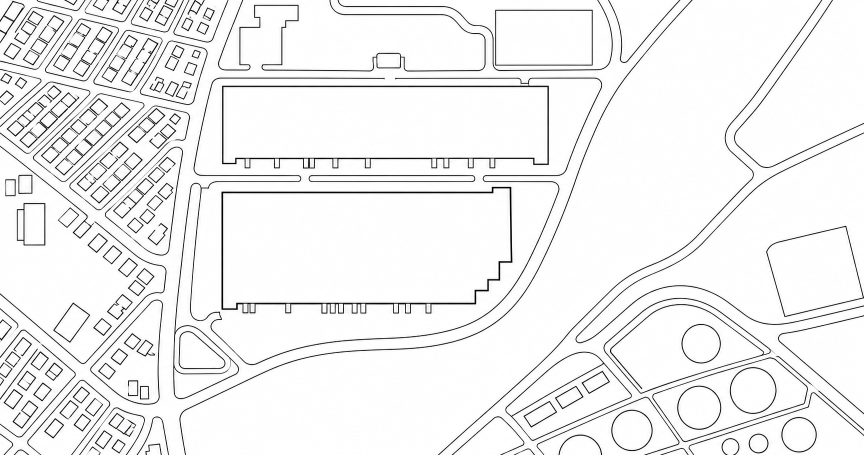
#> input picture SourceAssets/MPR/reference_v4/references/building-road-outline-20261103.png, 1728 x 910 px (shown at 1/2 size)
$ python extract_mpr_plan_context.py
#> lines starting #> are read from the running program, lines starting #| are printed output that depends on the picture; after the words box and inside, x2 and y2 are one past the last pixel; in counts of white or black regions, pixels touching at a corner belong together
### Tools/MPRWarehouse/extract_mpr_road_outline.py
"""Vectorize the user's road-boundary drawing without centreline buffering.

Requires NumPy/Pillow and the existing isolated GEOS Python. Outputs independent V5 data/diagnostics;
never edits existing site, context, CAD, Blender or Unreal sources.
"""
from pathlib import Path
import argparse,hashlib,json,math,subprocess,sys
import numpy as np
from PIL import Image,ImageDraw,ImageFont,ImageFilter
ROOT=Path(__file__).resolve().parents[2]
SOURCE=ROOT/'SourceAssets/MPR/reference_v4/references/building-road-outline-20261103.png'
OUT=ROOT/'SourceAssets/MPR/reference_v4/site/road_outline_v5.json'
DIAG=ROOT/'Saved/MPR/road_v5'

# Gate strokes are only segmentation aids across explicit open plot entrances.
# They are exported as open portals, never proposed as permanent kerbs.
GATES=[dict(id='NeighborEntranceWest',ends_px=[[598,352],[621,352]],status='segmentation_only'),
       dict(id='NeighborEntranceEast',ends_px=[[948,352],[971,352]],status='segmentation_only'),
       dict(id='NorthBlockEntrance',ends_px=[[499,135],[526,135]],status='segmentation_only'),
       dict(id='NorthRoadBoundaryBreak',ends_px=[[767,157],[793,157]],status='thin_line_repair')]

SEMANTIC_SEEDS=[('WestAndCampusRoads','road_network',[500,150]),('EastRailLocalRoads','road_network',[1400,590]),
 ('UnoutlinedRailCorridor','excluded_rail_and_open_land',[1200,400]),('MainWarehouseParcel','warehouse_parcel',[700,675]),
 ('NorthWarehouseParcel','warehouse_parcel',[700,340]),('MainWarehouseBuilding','building_footprint',[760,490]),
 ('NorthWarehouseBuilding','building_footprint',[770,240]),
 ('SouthWestPond','pond',[395,710]),('PondEnclosingRing','pond_walk_or_bank',[353,700]),
 ('SouthWestTrafficIsland','landscape_island',[410,767])]

def label_runs(mask):
 """Exact four-connected components via scanline run union, no image dilation."""
 parents=[0];runs=[];previous=[]
 def find(a):
  while parents[a]!=a:parents[a]=parents[parents[a]];a=parents[a]
  return a
 for y,row in enumerate(mask):
  delta=np.diff(np.r_[False,row,False].astype(np.int8));starts=np.flatnonzero(delta==1);ends=np.flatnonzero(delta==-1)-1;current=[];j=0
  for x1,x2 in zip(starts,ends):
   i=len(parents);parents.append(i)
   while j<len(previous) and previous[j][1]<x1:j+=1
   k=j
   while k<len(previous) and previous[k][0]<=x2:
    a,b=find(i),find(previous[k][2]);parents[max(a,b)]=min(a,b);k+=1
   current.append((int(x1),int(x2),i));runs.append((y,int(x1),int(x2),i))
  previous=current
 roots={};labels=np.zeros(mask.shape,np.int32)
 for y,x1,x2,i in runs:
  r=find(i)
  if r not in roots:roots[r]=len(roots)+1
  labels[y,x1:x2+1]=roots[r]
 return labels

def signed_area(points):return sum(a[0]*b[1]-a[1]*b[0] for a,b in zip(points,points[1:]+points[:1]))/2

def simplify_open(points,tolerance):
 if len(points)<3:return points
 p=np.asarray(points,float);a,b=p[0],p[-1];d=b-a
 t=np.clip(((p-a)@d)/(d@d),0,1) if d@d else np.zeros(len(p));dist=np.linalg.norm(p-(a+t[:,None]*d),axis=1);i=int(dist.argmax())
 if dist[i]<=tolerance:return [points[0],points[-1]]
 return simplify_open(points[:i+1],tolerance)[:-1]+simplify_open(points[i:],tolerance)

def simplify_ring(points,tolerance=.55):
 start=min(range(len(points)),key=lambda i:(points[i][0],points[i][1]));p=points[start:]+points[:start]
 opposite=max(range(len(p)),key=lambda i:(p[i][0]-p[0][0])**2+(p[i][1]-p[0][1])**2)
 return simplify_open(p[:opposite+1],tolerance)[:-1]+simplify_open(p[opposite:]+p[:1],tolerance)[:-1]

def boundary_rings(mask):
 """Follow foreground pixel edges; output holes as separate winding rings."""
 padded=np.pad(mask,1);h,w=mask.shape;edges={}
 for direction,neighbors in [('top',padded[:-2,1:-1]),('right',padded[1:-1,2:]),('bottom',padded[2:,1:-1]),('left',padded[1:-1,:-2])]:
  yy,xx=np.nonzero(mask & ~neighbors)
  for y,x in zip(yy.tolist(),xx.tolist()):
   if direction=='top':a,b=(x,y),(x+1,y)
   elif direction=='right':a,b=(x+1,y),(x+1,y+1)
   elif direction=='bottom':a,b=(x+1,y+1),(x,y+1)
   else:a,b=(x,y+1),(x,y)
   edges.setdefault(a,[]).append(b)
 rings=[]
 while edges:
  start=next(iter(edges));a=start;ring=[];last=None
  while True:
   ring.append([a[0]-.5,a[1]-.5]);choices=edges[a]
   if len(choices)==1:which=0
   else:
    incoming=(a[0]-last[0],a[1]-last[1]) if last else (1,0)
    # At a diagonal touch keep the foreground on the right of each edge.
    def turn(b):
     dx,dy=b[0]-a[0],b[1]-a[1];cross=incoming[0]*dy-incoming[1]*dx;dot=incoming[0]*dx+incoming[1]*dy
     return {1:0,0:1,-1:2}.get(cross,3)+(2 if dot<0 else 0)
    which=min(range(len(choices)),key=lambda i:turn(choices[i]))
   b=choices.pop(which)
   if not choices:del edges[a]
   last,a=a,b
   if a==start:break
  if len(ring)>3:rings.append(simplify_ring(ring))
 return sorted(rings,key=lambda r:abs(signed_area(r)),reverse=True)

# [178 lines left out: functions center_ink_ring, boundary_agreement, normalize_topology, clean_semantic_polygons, main, not called in this run]

# [2 lines that do not run on import are left out]

### Tools/MPRWarehouse/extract_mpr_plan_context.py
"""Extract plan-view context footprints; never use perspective calibration.

Small closed components are physical building candidates. A 3px ink closing
bridges drawn door gaps only for segmentation; the unmodified source remains
the audit background. Final orthogonal fitting uses the registered CAD plane.
"""
from pathlib import Path
import hashlib,json,sys
import numpy as np
from PIL import Image,ImageDraw,ImageFilter,ImageFont
from extract_mpr_road_outline import label_runs,boundary_rings,simplify_ring

ROOT=Path(__file__).resolve().parents[2]
SOURCE=ROOT/'SourceAssets/MPR/reference_v4/references/building-road-outline-20261103.png'
OUT=ROOT/'Saved/MPR/road_v5'


def main():
    OUT.mkdir(parents=True,exist_ok=True);im=Image.open(SOURCE).convert('RGB');gray=np.asarray(im.convert('L'))
#> in main, im is the input picture: PIL image 1728x910 RGB; mean R, G, B 240.6, 240.6, 240.7
    ink=Image.fromarray((gray<230).astype(np.uint8)*255)
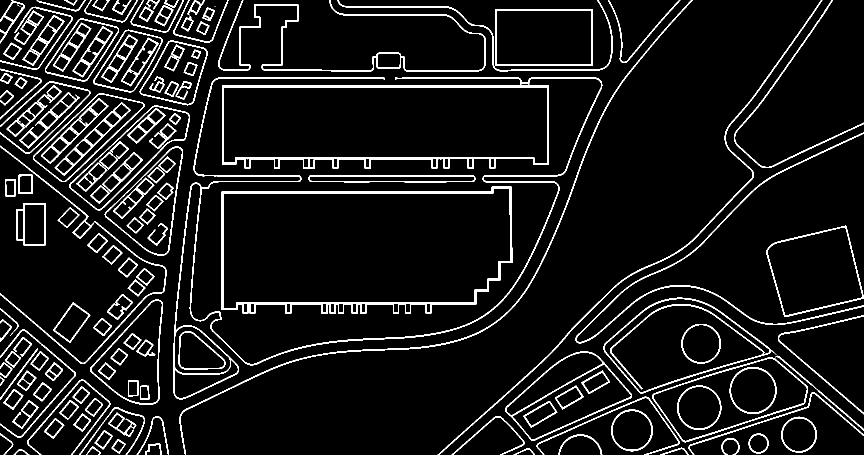
#> ink: PIL image 1728x910 L (shown at 1/2 size); 7.8% white in thin lines or dots
    closed=ink.filter(ImageFilter.MaxFilter(3)).filter(ImageFilter.MinFilter(3))
#> closed: PIL image 1728x910 L; 7.9% white; 136 white regions (2 under 20 px), largest, box (x1, y1, x2, y2) and area: (346, 155, 1205, 799) 18065, (443, 373, 1025, 628) 7779, (436, 0, 971, 144) 4616
    labels=label_runs(np.asarray(closed)==0);rows=[]
#> after the loop in label_runs, `for y,row in enumerate(mask):`: parents = 25395 items; runs = 25394 items
#> the loop in label_runs, `for y,x1,x2,i in runs:` made 25394 passes
#> (y, x1, x2, r) on passes 1 to 3: (0, 0, 21, 1), (0, 27, 72, 2), (0, 77, 127, 3)
#> after the loop in label_runs, `for y,x1,x2,i in runs:`:
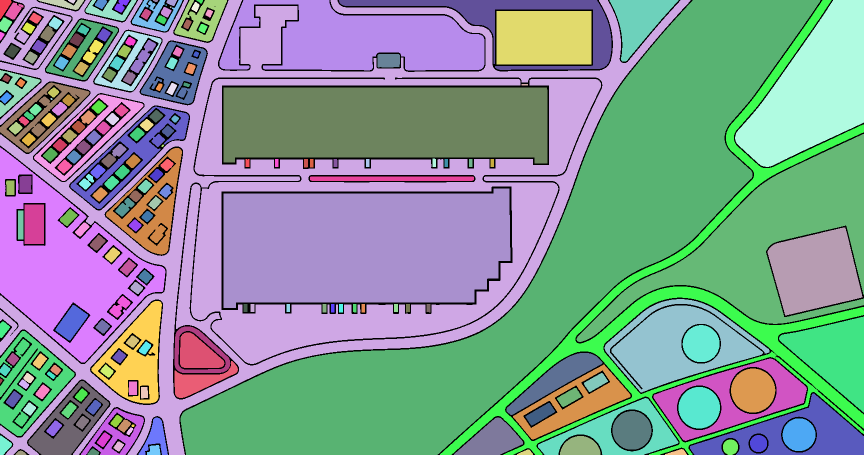
#> labels: shape (910, 1728) int32 (shown at 1/2 size); 221 distinct labels, from 0 to 220; one colour per label, 0 black
#> after the loop in label_runs, `for y,x1,x2,i in runs:`: roots = 220 items
    for label in range(1,int(labels.max())+1):
        yy,xx=np.nonzero(labels==label)
        if len(xx)<60 or xx.max()>435 or np.ptp(xx)>90 or np.ptp(yy)>90:continue
        x0,y0,x1,y1=map(int,(xx.min(),yy.min(),xx.max(),yy.max()))
        if (x0<2 or y0<2 or y1>907) and len(xx)<120:continue
        if x0>275 and y0>790:continue # clipped landscape tip, not a house
        rings=boundary_rings(labels==label);outline=simplify_ring(rings[0],1.5)
        if label in {1,3,43,44,64,132,145,203}:continue # split connected houses; reject parcel/door fragments
        rows.append(dict(id=f'plan_house_{label:03}',type='house_gable',pixel_outline=outline,
                         pixel_center=[float(xx.mean()),float(yy.mean())],pixel_area=len(xx),bbox_px=[x0,y0,x1,y1],
                         clipped_to_image=x0<2 or y0<2 or y1>907,
                         segmentation='230 grayscale threshold and 3px closing recover faint drawn boundaries; audited against original image'))
#> this loop made 220 passes
#> (x0, y0, x1, y1) on pass 1: (0, 0, 22, 37)
#> pass 1, in boundary_rings, `padded = np.pad(mask, 1)`:
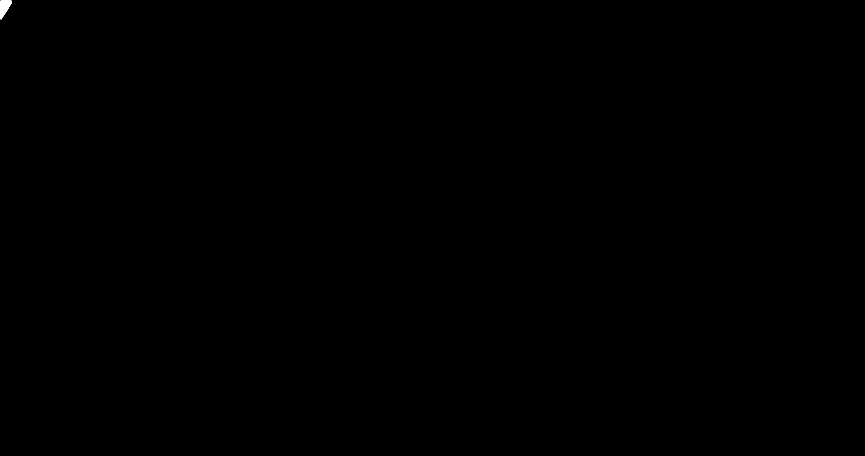
#> padded: shape (912, 1730) bool (shown at 1/2 size); 0.03% white; 1 white region, box (x1, y1, x2, y2) and area: (1, 1, 24, 39) 517
    # Disconnected door strokes connect these roof/floor interiors into one
    # raster component. Trace each actual house; do not stretch one long module.
    manual_houses=[
        ('split_043a',[[188,78],[209,87],[194,107],[175,96]]),
        ('split_043b',[[175,98],[195,108],[181,129],[160,117]]),
        ('split_044a',[[296,77],[316,85],[304,107],[284,98]]),
        ('split_044b',[[283,98],[304,108],[289,129],[269,119]]),
        ('split_044c',[[270,120],[291,130],[277,150],[256,140]]),
        ('split_132a',[[257,392],[271,406],[258,420],[243,406]]),
        ('split_132b',[[242,406],[259,420],[242,438],[226,423]]),
        ('split_145a',[[244,589],[264,603],[251,619],[232,605]]),
        ('split_145b',[[227,607],[246,622],[233,639],[214,623]]),
        ('open_01',[[316,263],[335,280],[319,296],[299,281]]),
        ('open_02',[[313,451],[332,465],[315,489],[297,475]]),
        ('open_03',[[372,164],[382,168],[373,195],[361,191]]),
    ]
    for identifier,points in manual_houses:
        q=np.array(points,float)
        rows.append(dict(id='plan_house_'+identifier,type='house_gable',pixel_outline=points,pixel_center=q.mean(axis=0).tolist(),
                         bbox_px=[*q.min(axis=0).tolist(),*q.max(axis=0).tolist()],clipped_to_image=False,
                         segmentation='Manually checked independent footprint where raster door gaps join interiors'))
    # Explicit architectural polygons retain genuine concavities. No minimum
    # bounding rectangle is allowed to erase the northwest L-shaped building.
    industrial=[
        dict(id='northwest_l_office',type='orthogonal_l_industrial',pixel_outline=[[509,10],[596,10],[596,42],[571,42],[571,55],[564,55],[564,130],[480,130],[480,55],[520,55],[520,35],[509,35]],estimated_height_m=8.),
        dict(id='north_office_warehouse',type='flat_industrial',pixel_outline=[[991,20],[1185,20],[1185,130],[991,130]],estimated_height_m=12.),
        dict(id='neighbor_warehouse',type='warehouse_deep_docks',pixel_outline=[[445,172],[1096,172],[1096,328],[1067,328],[1067,317],[471,317],[471,328],[445,328]],estimated_height_m=17.,dock_facade_pixel_edge=[[471,317],[1067,317]],dock_count=28),
        dict(id='west_workshop_small_01',type='flat_industrial',pixel_outline=[[11,359],[31,359],[31,392],[11,392]],estimated_height_m=5.2),
        dict(id='west_workshop_small_02',type='flat_industrial',pixel_outline=[[38,351],[64,351],[64,387],[38,387]],estimated_height_m=5.7),
        dict(id='west_workshop_annex',type='orthogonal_l_industrial',pixel_outline=[[48,407],[89,407],[89,490],[48,490],[48,481],[34,481],[34,419],[48,419]],estimated_height_m=7.),
        dict(id='west_detached_industrial',type='flat_industrial',pixel_outline=[[145,607],[179,630],[142,684],[108,661]],estimated_height_m=7.),
        dict(id='east_industrial',type='flat_industrial',pixel_outline=[[1533,501],[1691,453],[1727,597],[1570,633]],estimated_height_m=10.5),
        dict(id='rail_service_shed_01',type='sawtooth_industrial',pixel_outline=[[1049,835],[1099,805],[1113,825],[1061,855]],estimated_height_m=5.2),
        dict(id='rail_service_shed_02',type='sawtooth_industrial',pixel_outline=[[1111,794],[1152,772],[1166,793],[1123,816]],estimated_height_m=5.2),
        dict(id='rail_service_shed_03',type='sawtooth_industrial',pixel_outline=[[1165,767],[1205,743],[1219,765],[1178,786]],estimated_height_m=5.2),
    ]
    # Remove components manually represented by industrial outlines above.
    manual_boxes=[(10,350,65,393),(33,405,91,492),(106,605,181,686)]
    rows=[row for row in rows if not any(a<=row['pixel_center'][0]<=c and b<=row['pixel_center'][1]<=d for a,b,c,d in manual_boxes)]
    tanks=[dict(id='tank_%02d'%(i+1),pixel_center=center,pixel_radius=radius,height_m=height)
           for i,(center,radius,height) in enumerate([([1402,688],38.5,12),([1506,780],45.5,12),([1398,815],43.5,12),
                ([1264,860],40.5,12),([1156,910],44.,12),([1598,868],34.5,12),([1517,888],19.5,9),([1462,900],19.,9)])]
    data=dict(schema_version=5,source=SOURCE.relative_to(ROOT).as_posix(),source_sha256=hashlib.sha256(SOURCE.read_bytes()).hexdigest(),image_size=list(im.size),
              coordinate_space='Orthographic plan pixels; requires new plan-to-CAD affine registration, never old perspective inverse',
              houses=rows,industrial=industrial,tanks=tanks,rail_service_sheds_policy='User authorized plan placement on the southeast service parcel; track geometry is owned separately',
              main_warehouse_policy='Reference for registration only; never generated or changed by context tools',
              status='Pixel extraction candidate; dimensions, clipping and omitted/open strokes need geometric review before final export')
    (OUT/'context_plan_pixels.json').write_text(json.dumps(data,ensure_ascii=False,indent=2)+'\n',encoding='utf8')
    draw=ImageDraw.Draw(im)
    for row in rows+industrial:
        points=[tuple(p)for p in row['pixel_outline']];color=(25,80,245) if row in industrial else (245,50,30)
        draw.line(points+points[:1],fill=color,width=2)
        x,y=np.mean(points,axis=0);draw.text((x,y),row['id'].replace('plan_house_',''),fill=color)
#> this loop made 143 passes
    im.save(OUT/'context_plan_extraction_overlay.png')
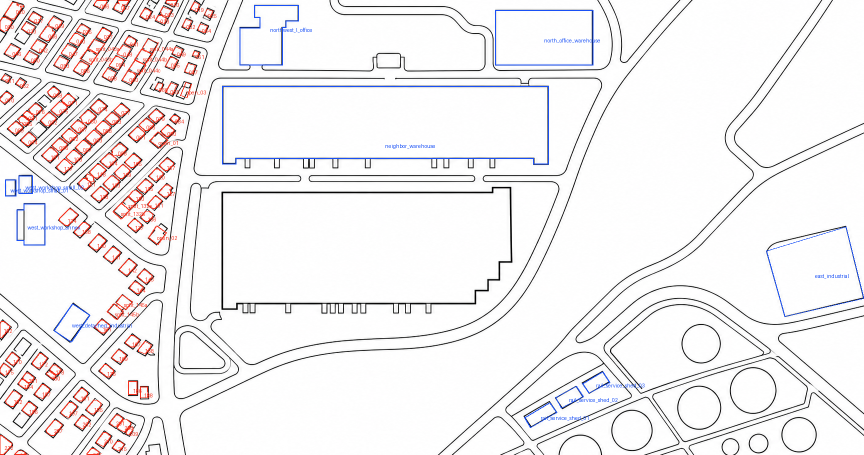
#> saved as context_plan_extraction_overlay.png: PIL image 1728x910 RGB (shown at 1/2 size); mean R, G, B 241.2, 238.5, 239.4
    print(json.dumps(dict(houses=len(rows),industrial=len(industrial),output=str(OUT/'context_plan_pixels.json')),ensure_ascii=False))
#| {"houses": 132, "industrial": 11, "output": "Saved/MPR/road_v5/context_plan_pixels.json"}


if __name__=='__main__':main()
